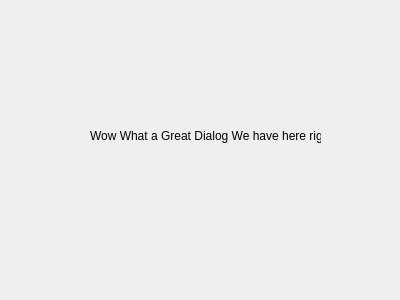
<?xml version="1.0" encoding="UTF-8"?>
<ui version="4.0">
 <class>Dialog</class>
 <widget class="QDialog" name="Dialog">
  <property name="geometry">
   <rect>
    <x>0</x>
    <y>0</y>
    <width>400</width>
    <height>300</height>
   </rect>
  </property>
  <property name="windowTitle">
   <string>Dialog</string>
  </property>
  <widget class="QLabel" name="label">
   <property name="geometry">
    <rect>
     <x>90</x>
     <y>120</y>
     <width>231</width>
     <height>31</height>
    </rect>
   </property>
   <property name="text">
    <string>Wow What a Great Dialog We have here right?</string>
   </property>
  </widget>
 </widget>
 <resources/>
 <connections/>
</ui>
